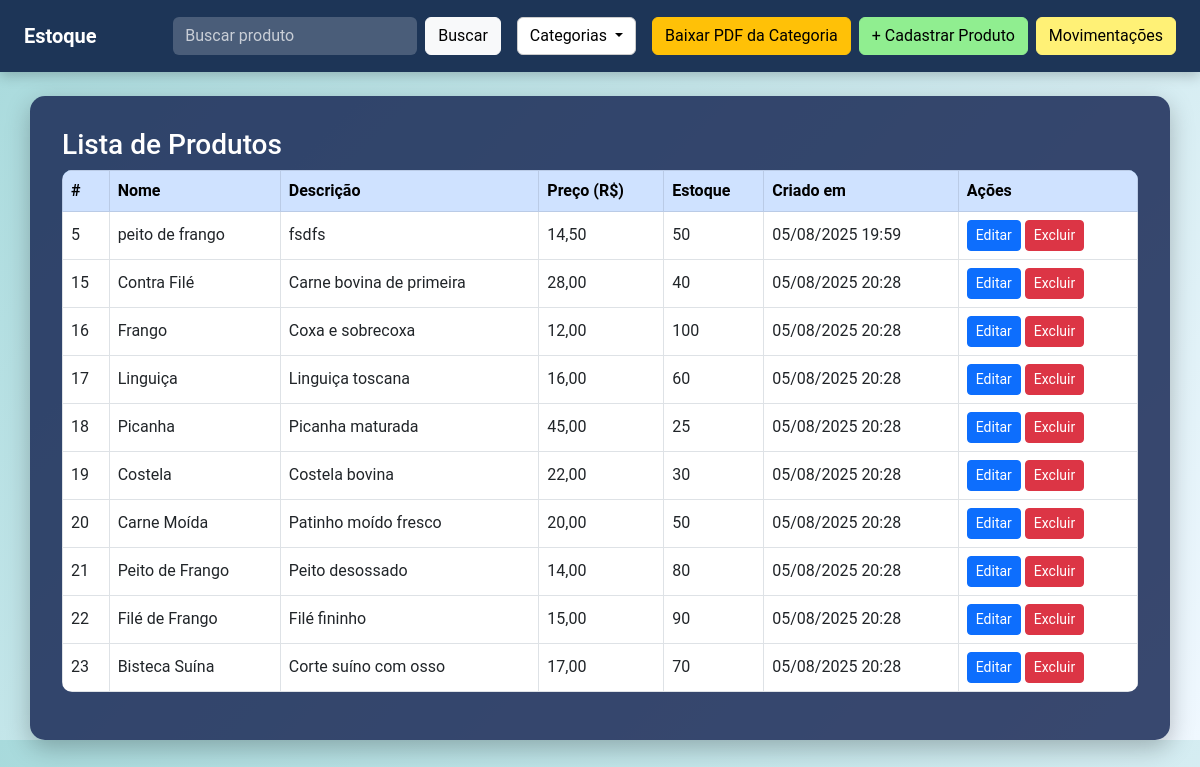
The app's page /dashboard.php?categoria=3 (signed in) with its own data.
### tables this page shows
CREATE TABLE `produtos` (
  `id` int(11) NOT NULL,
  `nome` varchar(100) NOT NULL,
  `descricao` text DEFAULT NULL,
  `preco` decimal(10,2) NOT NULL,
  `quantidade_estoque` int(11) DEFAULT 0,
  `categoria_id` int(11) NOT NULL,
  `criado_em` timestamp NOT NULL DEFAULT current_timestamp()
);

### dashboard.php (the view, shortened to what this page needs)
<?php
include 'db/conexao.php';
$categoria_id = isset($_GET['categoria']) ? intval($_GET['categoria']) : 0;
$sql_produtos = "SELECT * FROM produtos WHERE 1";
if ($categoria_id > 0) {
    $sql_produtos .= " AND categoria_id = $categoria_id";
}
$resultado_produtos = mysqli_query($conexao, $sql_produtos);
?>
<!DOCTYPE html>
<html lang="pt-BR">
<head>
    <link href="https://cdn.jsdelivr.net/npm/bootstrap@5.3.0/dist/css/bootstrap.min.css" rel="stylesheet">
</head>
<body>
    <nav class="navbar navbar-expand-lg navbar-dark px-4 py-3">
        <a class="navbar-brand fw-bold text-white" href="dashboard.php">Estoque</a>
        <div class="collapse navbar-collapse">
            <form class="d-flex ms-auto me-3" method="GET" action="dashboard.php">
                <input class="form-control me-2" type="search" name="busca" placeholder="Buscar produto">
                <button class="btn btn-light" type="submit">Buscar</button>
            </form>
            <div class="dropdown me-3">
                <button class="btn btn-outline-light dropdown-toggle" type="button" data-bs-toggle="dropdown" aria-expanded="false">
                    Categorias
                </button>
            </div>
            <?php if (isset($_GET['categoria']) && is_numeric($_GET['categoria'])): ?>
                <a href="relatorios/gerar_pdf.php?categoria=<?= intval($_GET['categoria']) ?>" class="btn btn-warning me-2">
                    Baixar PDF da Categoria
                </a>
            <?php endif; ?>
            <a href="db/cadastrar_produto.php" class="btn btn-success me-2">
                + Cadastrar Produto
            </a>
            <a href="movimentacoes.php" class="btn btn-info">
                Movimentações
            </a>
        </div>
    </nav>
    <div class="container mt-4">
        <h3>Lista de Produtos</h3>
        <?php if (mysqli_num_rows($resultado_produtos) > 0): ?>
            <div class="table-responsive">
                <table class="table table-bordered table-hover align-middle">
                    <thead class="table-primary">
                        <tr>
                            <th>#</th>
                            <th>Nome</th>
                            <th>Descrição</th>
                            <th>Preço (R$)</th>
                            <th>Estoque</th>
                            <th>Criado em</th>
                            <th>Ações</th>
                        </tr>
                    </thead>
                    <tbody>
                        <?php while ($produto = mysqli_fetch_assoc($resultado_produtos)) { ?>
                            <tr>
                                <td><?= $produto['id'] ?></td>
                                <td><?= htmlspecialchars($produto['nome']) ?></td>
                                <td><?= htmlspecialchars($produto['descricao']) ?></td>
                                <td><?= number_format($produto['preco'], 2, ',', '.') ?></td>
                                <td><?= $produto['quantidade_estoque'] ?></td>
                                <td><?= date('d/m/Y H:i', strtotime($produto['criado_em'])) ?></td>
                                <td>
                                    <a href="db/editar_produto.php?id=<?= $produto['id'] ?>" class="btn btn-sm btn-primary">Editar</a>
                                    <a href="db/excluir_produto.php?id=<?= $produto['id'] ?>" class="btn btn-sm btn-danger"
                                    onclick="return confirm('Tem certeza que deseja excluir este produto?');">Excluir</a>
                                </td>
                            </tr>
                        <?php } ?>
                    </tbody>
                </table>
            </div>
        <?php else: ?>
            <p>Nenhum produto encontrado.</p>
        <?php endif; ?>
    </div>
</body>
</html>

### dashboard.php (style rules this page uses)
body { background: linear-gradient(135deg, #a8dadc, #f0f8ff); font-family: 'Roboto', sans-serif; }
.navbar { background-color: #1d3557 !important; box-shadow: 0 4px 12px rgba(0,0,0,0.2); }
.navbar .btn-success { background-color: #90ee90; border-color: #90ee90; color: #000; transition: 0.3s; }
.navbar .btn-info { background-color: #fff176; border-color: #fff176; color: #000; transition: 0.3s; }
.dropdown-toggle { background-color: #fff; color: #000; border: 1px solid #ccc; }
.container { background: rgba(25, 42, 86, 0.85); padding: 2rem; border-radius: 15px; box-shadow: 0 8px 25px rgba(0, 0, 0, 0.25); color: white; margin-top: 2rem; }
.table { background-color: rgba(255, 255, 255, 0.1); color: white; border-radius: 10px; overflow: hidden; }
.table thead { background-color: #457b9d; color: white; }
.form-control { background-color: rgba(255, 255, 255, 0.2); border: none; color: white; }
.form-control::placeholder { color: rgba(255, 255, 255, 0.7); }
.navbar .btn, .dropdown-item { border-radius: 6px; }

### records on screen
produtos: id "5", nome "peito de frango", descricao "fsdfs", preco "14,50", quantidade_estoque "50", criado_em "05/08/2025 19:59"
produtos: id "15", nome "Contra Filé", descricao "Carne bovina de primeira", preco "28,00", quantidade_estoque "40", criado_em "05/08/2025 20:28"
produtos: id "16", nome "Frango", descricao "Coxa e sobrecoxa", preco "12,00", quantidade_estoque "100", criado_em "05/08/2025 20:28"
produtos: id "17", nome "Linguiça", descricao "Linguiça toscana", preco "16,00", quantidade_estoque "60", criado_em "05/08/2025 20:28"
produtos: id "18", nome "Picanha", descricao "Picanha maturada", preco "45,00", quantidade_estoque "25", criado_em "05/08/2025 20:28"
produtos: id "19", nome "Costela", descricao "Costela bovina", preco "22,00", quantidade_estoque "30", criado_em "05/08/2025 20:28"
produtos: id "20", nome "Carne Moída", descricao "Patinho moído fresco", preco "20,00", quantidade_estoque "50", criado_em "05/08/2025 20:28"
produtos: id "21", nome "Peito de Frango", descricao "Peito desossado", preco "14,00", quantidade_estoque "80", criado_em "05/08/2025 20:28"
produtos: id "22", nome "Filé de Frango", descricao "Filé fininho", preco "15,00", quantidade_estoque "90", criado_em "05/08/2025 20:28"
produtos: id "23", nome "Bisteca Suína", descricao "Corte suíno com osso", preco "17,00", quantidade_estoque "70", criado_em "05/08/2025 20:28"
